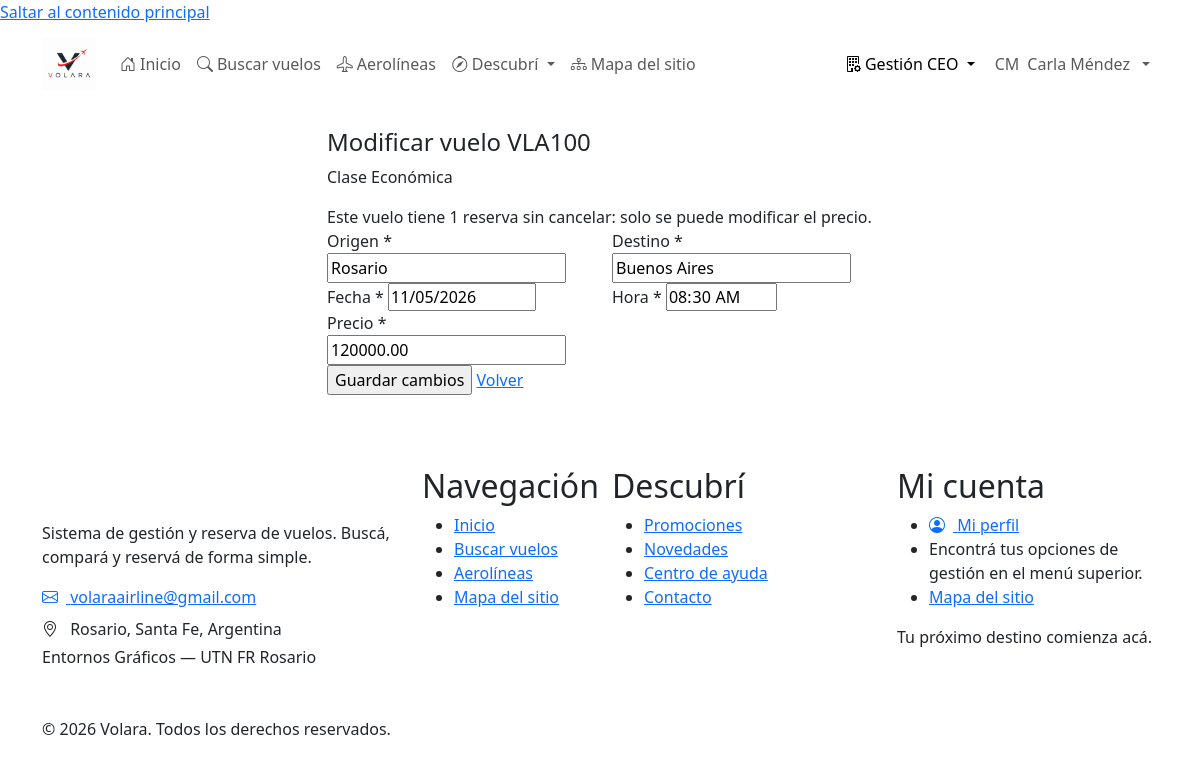
The page /Pages/Ceo/modificarVuelo.php?id=1 (signed in) on the database its author committed.
### tables this page shows
CREATE TABLE usuarios (
    codUsuario INT UNSIGNED AUTO_INCREMENT,

    nombre VARCHAR(80) NOT NULL,
    apellido VARCHAR(80) NOT NULL,
    mail VARCHAR(150) NOT NULL,
    clave VARCHAR(255) NOT NULL,
    telefono VARCHAR(30) DEFAULT NULL,

    tipoUsuario ENUM(
        'administrador',
        'ceo aerolínea',
        'usuario'
    ) NOT NULL DEFAULT 'usuario',

    codAerolinea INT UNSIGNED DEFAULT NULL,

    estadoUsuario ENUM(
        'pendiente de validación',
        'pendiente de autorización',
        'activo',
        'rechazado'
    ) NOT NULL DEFAULT 'pendiente de validación',

    tokenValidacion VARCHAR(128) DEFAULT NULL,
    tokenRecuperacion VARCHAR(128) DEFAULT NULL,
    vencimientoToken DATETIME DEFAULT NULL,

    fechaCreacion DATETIME NOT NULL DEFAULT CURRENT_TIMESTAMP,
    fechaActualizacion DATETIME NOT NULL DEFAULT CURRENT_TIMESTAMP
        ON UPDATE CURRENT_TIMESTAMP,

    PRIMARY KEY (codUsuario),

    UNIQUE KEY uk_usuario_mail (mail),
    UNIQUE KEY uk_usuario_token_validacion (tokenValidacion),
    UNIQUE KEY uk_usuario_token_recuperacion (tokenRecuperacion),

    KEY idx_usuario_tipo (tipoUsuario),
    KEY idx_usuario_estado (estadoUsuario),
    KEY idx_usuario_aerolinea (codAerolinea),

    CONSTRAINT fk_usuario_aerolinea
        FOREIGN KEY (codAerolinea)
        REFERENCES aerolineas(codAerolinea)
        ON UPDATE CASCADE
        ON DELETE RESTRICT

);

CREATE TABLE vuelos (
    codVuelo INT UNSIGNED AUTO_INCREMENT,

    codigoVuelo VARCHAR(20) NOT NULL,

    codAerolinea INT UNSIGNED NOT NULL,

    origen VARCHAR(100) NOT NULL,
    destino VARCHAR(100) NOT NULL,

    fecha DATE NOT NULL,
    hora TIME NOT NULL,

    precio DECIMAL(10,2) NOT NULL,

    asientosTotal INT UNSIGNED NOT NULL,
    asientosDisponibles INT UNSIGNED NOT NULL,

    clase ENUM(
        'economica',
        'premium',
        'business'
    ) NOT NULL DEFAULT 'economica',

     
    activo TINYINT(1) NOT NULL DEFAULT 1,

    fechaCreacion DATETIME NOT NULL DEFAULT CURRENT_TIMESTAMP,
    fechaActualizacion DATETIME NOT NULL DEFAULT CURRENT_TIMESTAMP
        ON UPDATE CURRENT_TIMESTAMP,

    PRIMARY KEY (codVuelo),

    UNIQUE KEY uk_vuelo_codigo (codigoVuelo),

    KEY idx_vuelo_aerolinea (codAerolinea),
    KEY idx_vuelo_busqueda (origen, destino, fecha),
    KEY idx_vuelo_fecha (fecha),

    CONSTRAINT fk_vuelo_aerolinea
        FOREIGN KEY (codAerolinea)
        REFERENCES aerolineas(codAerolinea)
        ON UPDATE CASCADE
        ON DELETE RESTRICT,

    CONSTRAINT chk_vuelo_origen_destino
        CHECK (origen <> destino),

    CONSTRAINT chk_vuelo_precio
        CHECK (precio > 0),

    CONSTRAINT chk_vuelo_asientos_total
        CHECK (asientosTotal > 0),

    CONSTRAINT chk_vuelo_asientos_disponibles
        CHECK (
            asientosDisponibles >= 0
            AND asientosDisponibles <= asientosTotal
        )

);

### Includes/functions.php (called while the page is built, shortened)
<?php
function conectarDB(): PDO
{
    $host = 'localhost';
    $dbname = 'volara_db';
    $usuario = 'root';
    $clave = '';
    $dsn = "mysql:host=$host;dbname=$dbname;charset=utf8mb4";
    try {
        $conexion = new PDO($dsn, $usuario, $clave);
        $conexion->setAttribute(
            PDO::ATTR_ERRMODE,
            PDO::ERRMODE_EXCEPTION
        );
        return $conexion;
    } catch (PDOException $e) {
        die('Error al conectar con la base de datos.');
    }
}
function usuarioActual(): array
{
    $conexion = conectarDB();
    $sql = "
        SELECT
            codUsuario,
            nombre,
            apellido,
            mail,
            telefono,
            tipoUsuario,
            codAerolinea,
            estadoUsuario
        FROM usuarios
        WHERE codUsuario = :codUsuario
    ";
    $consulta = $conexion->prepare($sql);
    $consulta->execute([
        'codUsuario' => $_SESSION['codUsuario']
    ]);
    $usuario = $consulta->fetch(PDO::FETCH_ASSOC);
    return $usuario;
}
function claseInvalida(array $errores, string $campo): string
    {
        return isset($errores[$campo]) ? 'is-invalid' : '';
    }

### Pages/Ceo/modificarVuelo.php (the view, shortened to what this page needs)
<?php
    require_once __DIR__ . '/../../Includes/functions.php';
    $conexion = conectarDB();
    $zona = new DateTimeZone('America/Argentina/Buenos_Aires');
    $codVuelo = filter_input(INPUT_GET, 'id', FILTER_VALIDATE_INT) ?: 0;
    $consulta = $conexion->prepare("SELECT codVuelo, codigoVuelo, origen, destino, fecha, hora, precio, clase
                                    FROM vuelos
                                    WHERE codVuelo = :codVuelo AND codAerolinea = :codAerolinea AND activo = 1");
    $consulta->execute(['codVuelo' => $codVuelo, 'codAerolinea' => $_SESSION['codAerolinea']]);
    $vuelo = $consulta->fetch(PDO::FETCH_ASSOC);
    $errores = [];
    $yaSalio = new DateTime($vuelo['fecha'] . ' ' . $vuelo['hora'], $zona) < new DateTime('now', $zona);
    $consulta = $conexion->prepare("SELECT COUNT(*) FROM reservas
                                    WHERE codVuelo = :codVuelo AND estadoReserva <> 'cancelada'");
    $consulta->execute(['codVuelo' => $codVuelo]);
    $reservasActivas = (int) $consulta->fetchColumn();
    $soloPrecio = $reservasActivas > 0;
    $origen = $vuelo['origen'];
    $destino = $vuelo['destino'];
    $fecha = $vuelo['fecha'];
    $hora = substr($vuelo['hora'], 0, 5);
    $precio = $vuelo['precio'];
    $nombresClase = ['economica' => 'Económica', 'premium' => 'Premium', 'business' => 'Business'];
    require_once __DIR__ . '/../../Includes/header.php';
    require_once __DIR__ . '/../../Includes/navbar.php';
?>
<main>
    <div class="container py-4">
        <div class="row justify-content-center">
            <div class="col-lg-6">
                <div class="volara-card">
                    <h2 class="h4">Modificar vuelo <?= htmlspecialchars($vuelo['codigoVuelo']) ?></h2>
                    <p class="section-subtitle mb-3">
                        Clase <?= htmlspecialchars($nombresClase[$vuelo['clase']] ?? $vuelo['clase']) ?>
                    </p>
                    <?php if ($yaSalio): ?>
                        <div class="volara-alert alert-warning">Este vuelo ya salió y no puede modificarse.</div>
                        <a href="vuelos.php" class="btn-volara-outline">Volver</a>
                    <?php else: ?>
                    <?php if ($soloPrecio): ?>
                        <div class="volara-alert alert-info">
                            Este vuelo tiene <?= $reservasActivas ?> <?= $reservasActivas === 1 ? 'reserva' : 'reservas' ?> sin cancelar:
                            solo se puede modificar el precio.
                        </div>
                    <?php endif; ?>
                    <form action="<?= htmlspecialchars($_SERVER['PHP_SELF']) ?>?id=<?= (int) $codVuelo ?>" method="post">
                        <div class="row">
                            <div class="col-md-6 form-group">
                                <label class="volara-label" for="origen">Origen *</label>
                                <input class="volara-input <?= claseInvalida($errores, 'origen') ?>" type="text" id="origen" name="origen" maxlength="100"
                                       value="<?= htmlspecialchars($origen) ?>" <?= $soloPrecio ? 'readonly' : '' ?> required>
                            </div>
                            <div class="col-md-6 form-group">
                                <label class="volara-label" for="destino">Destino *</label>
                                <input class="volara-input <?= claseInvalida($errores, 'destino') ?>" type="text" id="destino" name="destino" maxlength="100"
                                       value="<?= htmlspecialchars($destino) ?>" <?= $soloPrecio ? 'readonly' : '' ?> required>
                            </div>
                        </div>
                        <div class="row">
                            <div class="col-md-6 form-group">
                                <label class="volara-label" for="fecha">Fecha *</label>
                                <input class="volara-input <?= claseInvalida($errores, 'fecha') ?>" type="date" id="fecha" name="fecha"
                                       value="<?= htmlspecialchars($fecha) ?>" <?= $soloPrecio ? 'readonly' : '' ?> required>
                            </div>
                            <div class="col-md-6 form-group">
                                <label class="volara-label" for="hora">Hora *</label>
                                <input class="volara-input <?= claseInvalida($errores, 'hora') ?>" type="time" id="hora" name="hora"
                                       value="<?= htmlspecialchars($hora) ?>" <?= $soloPrecio ? 'readonly' : '' ?> required>
                            </div>
                        </div>
                        <div class="row">
                            <div class="col-md-6 form-group">
                                <label class="volara-label" for="precio">Precio *</label>
                                <input class="volara-input <?= claseInvalida($errores, 'precio') ?>" type="number" id="precio" name="precio" min="0.01" step="0.01"
                                       value="<?= htmlspecialchars($precio) ?>" required>
                            </div>
                        </div>
                        <input type="submit" name="guardar" value="Guardar cambios" class="btn-volara">
                        <a href="vuelos.php" class="btn-volara-outline">Volver</a>
                    </form>
                    <?php endif; ?>
                </div>
            </div>
        </div>
    </div>
</main>
<?php
    require_once __DIR__ . '/../../Includes/footer.php';
?>

### Includes/navbar.php (shortened to what this page needs)
<?php
require_once __DIR__ . '/functions.php';
$baseUrl = rtrim(BASE_URL, '/');
$urlInicio       = $baseUrl . '/Pages/Publico/index.php';
$urlVuelos       = $baseUrl . '/Pages/Publico/vuelos.php';
$urlAerolineas   = $baseUrl . '/Pages/Publico/aerolineas.php';
$urlMapa         = $baseUrl . '/Pages/Publico/mapa-sitio.php';
$escapar = static function ($valor): string {
    return htmlspecialchars(
        (string) $valor,
        ENT_QUOTES,
        'UTF-8'
    );
};
$estaLogueado = !empty($_SESSION['codUsuario']);
$usuario = [];
if ($estaLogueado && function_exists('usuarioActual')) {
    $datosUsuario = usuarioActual();
    if (is_array($datosUsuario)) {
        $usuario = $datosUsuario;
    }
}
$rolUsuario = trim((string) ($usuario['rol'] ?? ''));
if ($rolUsuario === '') {
    $rolUsuario = trim((string) (
        $usuario['tipoUsuario']
        ?? $_SESSION['tipoUsuario']
        ?? $_SESSION['rol']
        ?? ''
    ));
}
$rolUsuario = function_exists('mb_strtolower')
    ? mb_strtolower($rolUsuario, 'UTF-8')
    : strtolower($rolUsuario);
$rolNormalizado = strtr($rolUsuario, [
    'á' => 'a',
    'é' => 'e',
    'í' => 'i',
    'ó' => 'o',
    'ú' => 'u',
    'ü' => 'u',
]);
$esCeo = in_array(
    $rolNormalizado,
    ['ceo', 'ceo aerolinea', 'ceo de aerolinea'],
    true
);
$nombreUsuario = trim((string) (
    $usuario['nombre']
    ?? $_SESSION['nombre']
    ?? ''
));
$apellidoUsuario = trim((string) (
    $usuario['apellido']
    ?? $_SESSION['apellido']
    ?? ''
));
$nombreMostrar = trim($nombreUsuario . ' ' . $apellidoUsuario);
$primeraInicial = function_exists('mb_substr')
    ? mb_substr($nombreUsuario, 0, 1, 'UTF-8')
    : substr($nombreUsuario, 0, 1);
$segundaInicial = function_exists('mb_substr')
    ? mb_substr($apellidoUsuario, 0, 1, 'UTF-8')
    : substr($apellidoUsuario, 0, 1);
$iniciales = $primeraInicial . $segundaInicial;
$iniciales = function_exists('mb_strtoupper')
    ? mb_strtoupper($iniciales, 'UTF-8')
    : strtoupper($iniciales);
$rutaActual = parse_url(
    $_SERVER['REQUEST_URI'] ?? '',
    PHP_URL_PATH
) ?: '';
$rutaNormalizada = strtolower(str_replace('\\', '/', $rutaActual));
$paginaActual = strtolower(basename($rutaNormalizada));
$esPaginaPublica = str_contains($rutaNormalizada, '/pages/publico/');
$esPaginaCeo = str_contains($rutaNormalizada, '/pages/ceo/');
$claseActiva = static function (bool $condicion): string {
    return $condicion ? ' active' : '';
};
?>
<nav class="navbar navbar-expand-xl volara-navbar" aria-label="Navegación principal">
    <div class="container">
        <a class="navbar-brand" href="<?= $escapar($urlInicio) ?>" aria-label="VOLARA - Inicio">
            <img
                src="<?= $escapar($baseUrl . '/Assets/Imagenes/Volara-Sistema_de_aerolineas.png') ?>"
                alt="Logo de VOLARA"
                width="54"
                height="54">
        </a>
        <div class="collapse navbar-collapse" id="volaraNav">
            <ul class="navbar-nav me-auto mb-2 mb-xl-0">
                <li class="nav-item">
                    <a
                        class="nav-link<?= $claseActiva($paginaActual === 'index.php' && $esPaginaPublica) ?>"
                        href="<?= $escapar($urlInicio) ?>"
                        <?= $paginaActual === 'index.php' && $esPaginaPublica ? 'aria-current="page"' : '' ?>>
                        <i class="bi bi-house-door me-1" aria-hidden="true"></i>Inicio
                    </a>
                </li>
                <li class="nav-item">
                    <a
                        class="nav-link<?= $claseActiva($paginaActual === 'vuelos.php' && $esPaginaPublica) ?>"
                        href="<?= $escapar($urlVuelos) ?>"
                        <?= $paginaActual === 'vuelos.php' && $esPaginaPublica ? 'aria-current="page"' : '' ?>>
                        <i class="bi bi-search me-1" aria-hidden="true"></i>Buscar vuelos
                    </a>
                </li>
                <li class="nav-item">
                    <a
                        class="nav-link<?= $claseActiva($paginaActual === 'aerolineas.php' && $esPaginaPublica) ?>"
                        href="<?= $escapar($urlAerolineas) ?>"
                        <?= $paginaActual === 'aerolineas.php' && $esPaginaPublica ? 'aria-current="page"' : '' ?>>
                        <i class="bi bi-airplane me-1" aria-hidden="true"></i>Aerolíneas
                    </a>
                </li>
                <?php
                $paginasDescubre = ['promociones.php', 'novedades.php', 'ayuda.php', 'contacto.php'];
                $descubreActivo = $esPaginaPublica && in_array($paginaActual, $paginasDescubre, true);
                ?>
                <li class="nav-item dropdown">
                    <a
                        class="nav-link dropdown-toggle<?= $claseActiva($descubreActivo) ?>"
                        href="#"
                        role="button"
                        data-bs-toggle="dropdown"
                        aria-expanded="false">
                        <i class="bi bi-compass me-1" aria-hidden="true"></i>Descubrí
                    </a>
                </li>
                <li class="nav-item">
                    <a
                        class="nav-link<?= $claseActiva($paginaActual === 'mapa-sitio.php') ?>"
                        href="<?= $escapar($urlMapa) ?>"
                        <?= $paginaActual === 'mapa-sitio.php' ? 'aria-current="page"' : '' ?>>
                        <i class="bi bi-diagram-3 me-1" aria-hidden="true"></i>Mapa del sitio
                    </a>
                </li>
            </ul>
            <ul class="navbar-nav ms-auto align-items-xl-center gap-xl-1">
                <?php if ($estaLogueado): ?>
                    <?php if ($esCeo): ?>
                        <li class="nav-item dropdown">
                            <a class="nav-link dropdown-toggle<?= $claseActiva($esPaginaCeo) ?>" href="#" role="button" data-bs-toggle="dropdown" aria-expanded="false">
                                <i class="bi bi-building-gear me-1" aria-hidden="true"></i>Gestión CEO
                            </a>
                        </li>
                    <?php endif; ?>
                    <li class="nav-item dropdown user-menu">
                        <a class="nav-link dropdown-toggle d-flex align-items-center gap-2" href="#" role="button" data-bs-toggle="dropdown" aria-expanded="false">
                            <span class="user-avatar" aria-hidden="true"><?= $escapar($iniciales) ?></span>
                            <span class="user-name"><?= $escapar($nombreMostrar !== '' ? $nombreMostrar : 'Mi cuenta') ?></span>
                        </a>
                    </li>
                <?php endif; ?>
            </ul>
        </div>
    </div>
</nav>

### rows shown on the page
usuarios: $escapar($iniciales) "CM", nombre+apellido "Carla Méndez"
vuelos: codigoVuelo "VLA100", clase "Económica", origen "Rosario", destino "Buenos Aires", fecha "11/05/2026", hora "08:30", precio "120000.00"

### other values the page prints
$reservasActivas "1"
